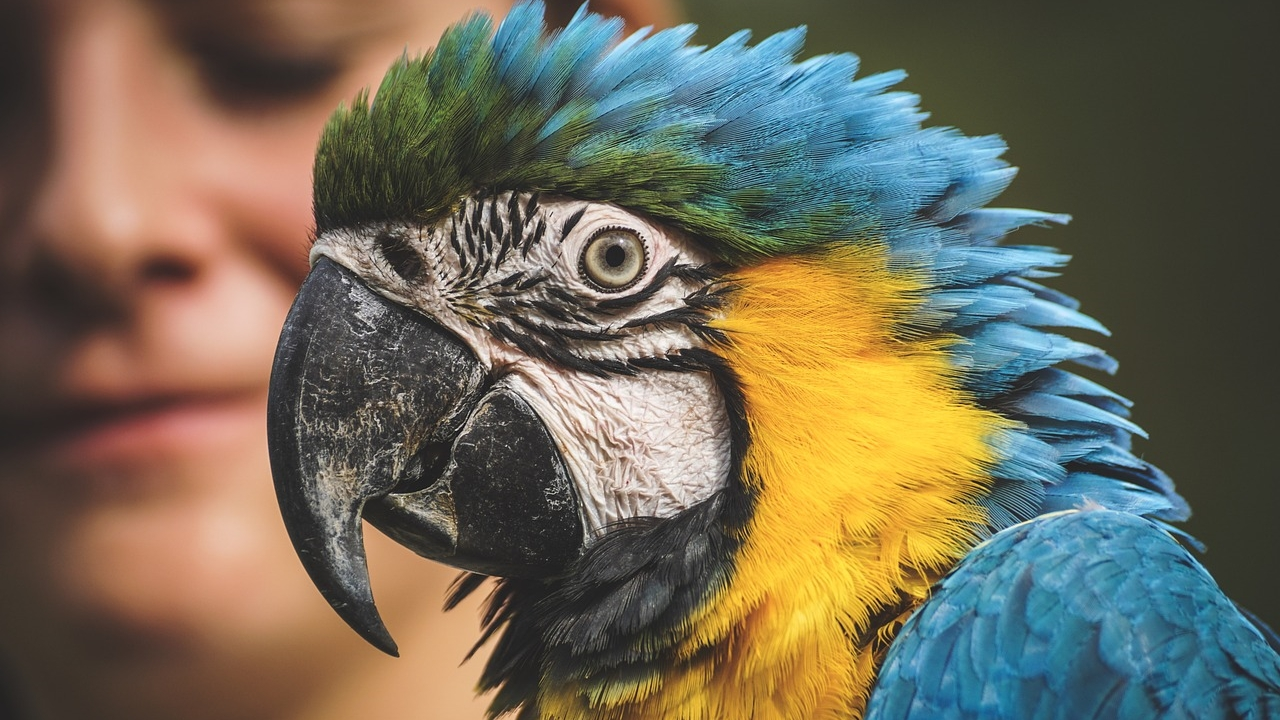
#> input picture images/parrot-3695678_1280.jpg, 1280 x 720 px
$ jupyter execute compression.ipynb
#> lines starting #> are read from the running program, lines starting #| are printed output that depends on the picture
[cell 1]
import numpy as np
from PIL import Image
from sklearn.decomposition import PCA
from skimage.metrics import mean_squared_error, peak_signal_noise_ratio
import matplotlib.pyplot as plt
import io
from pathlib import Path

output_dir = "../images/output_pca"

Path(output_dir).mkdir(exist_ok=True, parents=True)


# Função para obter tamanho em MB
def tamanho_em_mb(pil_img, formato="PNG"):
    buffer = io.BytesIO()
    pil_img.save(buffer, format=formato)
    return buffer.tell() / 1024**2


# números de componentes para reconstrução
componentes_list = [
    10,
    20,
    50,
    100,
    200,
]

# Disponnível em "https://pixabay.com/pt/photos/papagaio-arara-azul-e-amarela-3695678/"
caminho = "../images/parrot-3695678_1280.jpg"

# Carregar imagem escala de cinza
img = Image.open(caminho).convert("L")
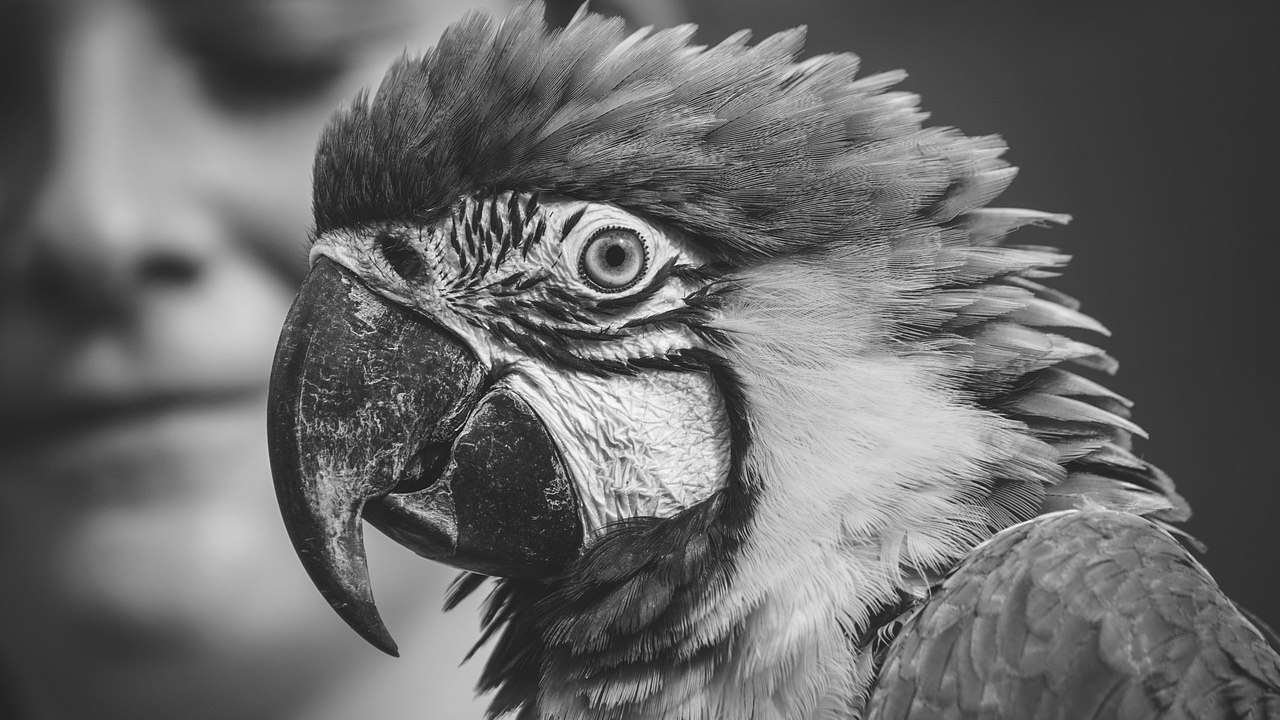
#> img: PIL image 1280x720 L; min 3, max 254, mean 105.9
img_array = np.array(img)
altura, largura = img_array.shape
#> altura = 720; largura = 1280


# Tamanho da imagem original
tamanho_original = tamanho_em_mb(img)
#> tamanho_original = 0.486

# Listas para armazenar métricas
mse_list = []
psnr_list = []
tamanho_list = []
recon_images = []

# Reconstruir imagens com PCA e calcular métricas
for n_comp in componentes_list:
    pca = PCA(n_components=n_comp)
    img_transformed = pca.fit_transform(img_array)
    img_recon = pca.inverse_transform(img_transformed)
    img_recon = np.clip(img_recon, 0, 255).astype(np.uint8)

    recon_images.append(img_recon)
    mse_list.append(mean_squared_error(img_array, img_recon))
    psnr_list.append(peak_signal_noise_ratio(img_array, img_recon))
    tamanho_list.append(tamanho_em_mb(Image.fromarray(img_recon)))
#> this loop made 5 passes
#> pass 1, `img_recon = pca.inverse_transform(img_transformed)`:
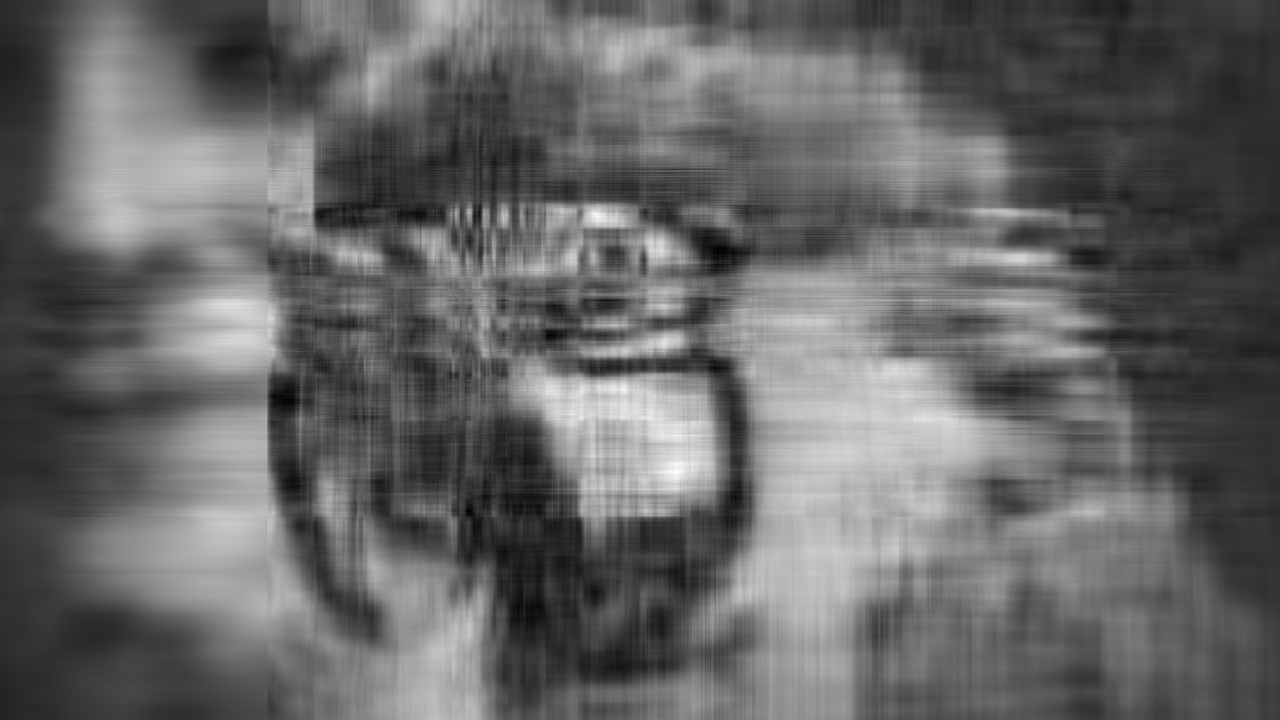
#> img_recon: shape (720, 1280) float64; min 0.388, max 263.2, mean 105.9; drawn with min black and max white
#> pass 2, `img_recon = pca.inverse_transform(img_transformed)`:
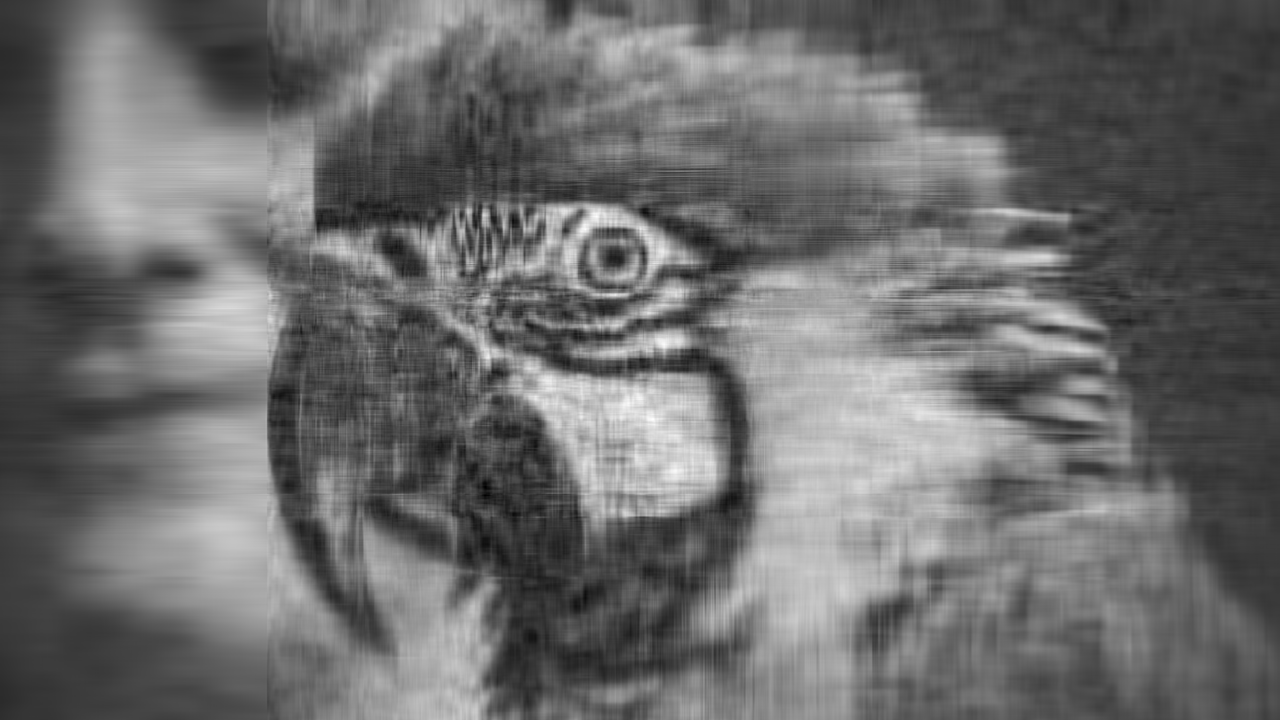
#> img_recon: shape (720, 1280) float64; min -14.24, max 268.3, mean 105.9; drawn with min black and max white
#> after the loop:
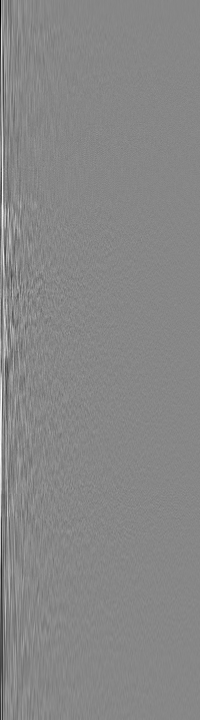
#> img_transformed: shape (720, 200) float64; min -1626, max 1437.1, mean 0; drawn with min black and max white
#> after the loop, mse_list = [563, 377.9, 206.8, 117.1, 45.2]; psnr_list = [20.63, 22.36, 24.98, 27.45, 31.58]; recon_images = 5 items; tamanho_list = [0.274, 0.316, 0.387, 0.452, 0.506]

# Plot das imagens (grid 3x2)
fig, axes = plt.subplots(3, 2, figsize=(15, 15))
axes = axes.flatten()
fig.patch.set_facecolor("white")

# Primeira imagem é a original
axes[0].imshow(img_array, cmap="gray")
axes[0].axis("off")
axes[0].set_title(f"Original\nTamanho={tamanho_original:.2f} MB", fontsize=14)

# Reconstruções PCA
for idx, (img_recon, n_comp, mse, psnr, tamanho_recon) in enumerate(
    zip(recon_images, componentes_list, mse_list, psnr_list, tamanho_list)
):
    axes[idx + 1].imshow(img_recon, cmap="gray")
    axes[idx + 1].axis("off")
    axes[idx + 1].set_title(
        f"PCA {n_comp} comp.\nMSE={mse:.1f}, PSNR={psnr:.1f} dB\nTamanho={tamanho_recon:.2f} MB",
        fontsize=14,
    )
#> this loop made 5 passes
#> (n_comp, mse, psnr, tamanho_recon) on passes 1 to 5: (10, 563, 20.63, 0.274), (20, 377.9, 22.36, 0.316), (50, 206.8, 24.98, 0.387), (100, 117.1, 27.45, 0.452), (200, 45.2, 31.58, 0.506)

plt.tight_layout()
plt.savefig(Path(output_dir, "grid_pca_images.png"), dpi=300)
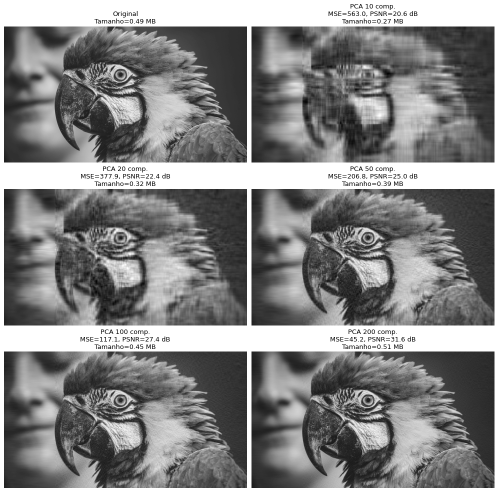
#> figure drawn by matplotlib, 6 panels
plt.show()

fig, axes = plt.subplots(2, 1, figsize=(8, 8))

# MSE vs Número de Componentes
axes[0].plot(componentes_list, mse_list, "o-", color="red", linewidth=2, markersize=8)
axes[0].set_xlabel("Número de Componentes PCA", fontsize=12)
axes[0].set_ylabel("MSE", fontsize=12)
axes[0].set_title("Erro Quadrático Médio (MSE)", fontsize=14, fontweight="bold")
axes[0].grid(True, alpha=0.3)

# PSNR vs Número de Componentes
axes[1].plot(componentes_list, psnr_list, "s-", color="blue", linewidth=2, markersize=8)
axes[1].set_xlabel("Número de Componentes PCA", fontsize=12)
axes[1].set_ylabel("PSNR (dB)", fontsize=12)
axes[1].set_title("PSNR", fontsize=14, fontweight="bold")
axes[1].grid(True, alpha=0.3)

plt.tight_layout()
plt.savefig(Path(output_dir, "mse_psnr_vs_components.png"), dpi=300)
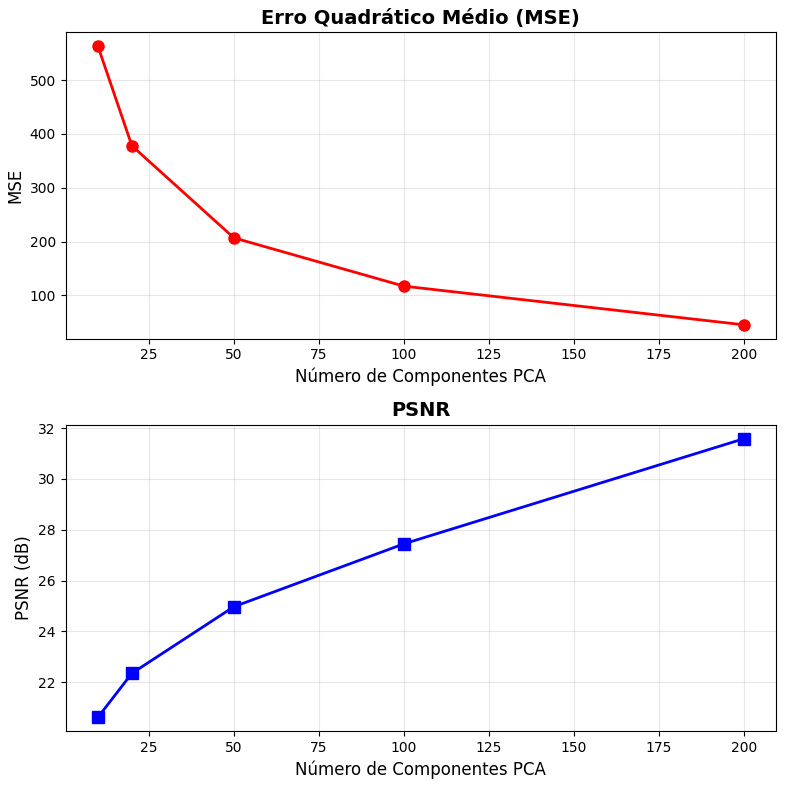
#> figure drawn by matplotlib, 2 panels
plt.show()

# Plot separado: Tamanho
plt.figure(figsize=(6, 4))
plt.plot(componentes_list, tamanho_list, "d-", color="green", linewidth=2, markersize=8)
plt.xlabel("Número de Componentes PCA", fontsize=12)
plt.ylabel("Tamanho (MB)", fontsize=12)
plt.title("Tamanho da Imagem Reconstruída", fontsize=14, fontweight="bold")
plt.grid(True, alpha=0.3)
plt.tight_layout()
plt.savefig(Path(output_dir, "size_vs_components.png"), dpi=300)
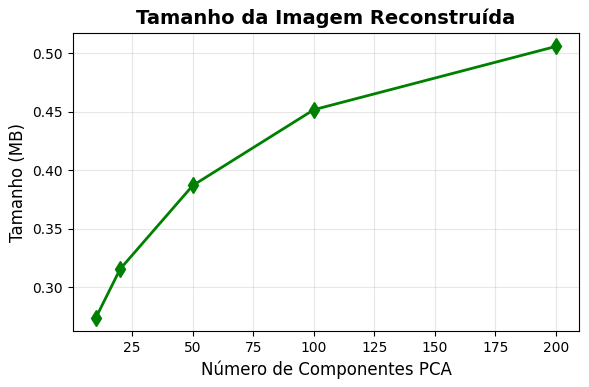
#> figure drawn by matplotlib, 1 panel
plt.show()
